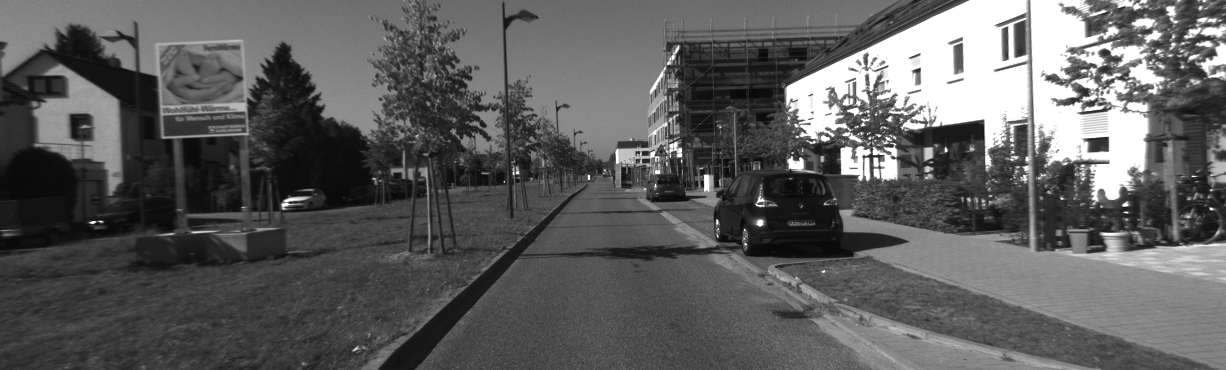
#> input picture KITTI_sequence_1/image_l/000000.png, 1226 x 370 px; its folder holds 4 pictures in this run
$ python vo_sift.py
#> lines starting #> are read from the running program, lines starting #| are printed output that depends on the picture
#> (reads KITTI_sequence_1/calib.txt from the repository)
# [265 lines of commented-out code are left out]

import os
import cv2
import numpy as np
import matplotlib.pyplot as plt
from scipy.sparse import lil_matrix
from scipy.optimize import least_squares

def extract_and_match_features(image_path1, image_path2):
    """
    Extract features using ORB, match using FLANN, and apply RANSAC to remove outliers.
    """
#> called with image_path1 = 'KITTI_sequence_1/image_l/000000.png', image_path2 = 'KITTI_sequence_1/image_l/000001.png'
    img1 = cv2.imread(image_path1, cv2.IMREAD_COLOR)
#> img1 is the input picture: shape (370, 1226, 3); min 8, max 255, mean 93.4
    img2 = cv2.imread(image_path2, cv2.IMREAD_COLOR)
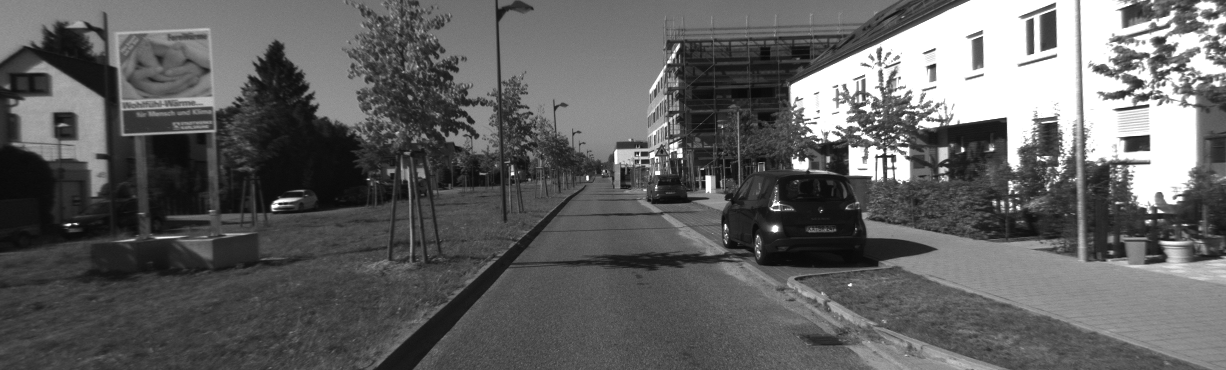
#> input picture KITTI_sequence_1/image_l/000001.png, 1226 x 370 px
#> img2 is the input picture: shape (370, 1226, 3); min 8, max 255, mean 96.9

    if img1 is None or img2 is None:
        print(f"Error loading images: {image_path1}, {image_path2}")
        return None, None, None

    gray1 = cv2.cvtColor(img1, cv2.COLOR_BGR2GRAY)
    gray2 = cv2.cvtColor(img2, cv2.COLOR_BGR2GRAY)

    orb = cv2.ORB_create()
    keypoints1, descriptors1 = orb.detectAndCompute(gray1, None)
#> keypoints1 = 500 keypoints; strongest (x, y, size): (875, 158, 37.2), (874, 153, 31), (875, 152, 37.2), (877, 158, 31)
    keypoints2, descriptors2 = orb.detectAndCompute(gray2, None)
#> keypoints2 = 500 keypoints; strongest (x, y, size): (889, 159, 31), (889, 158, 37.2), (882, 152, 31), (963, 150, 31)

    if descriptors1 is None or descriptors2 is None:
        print("No descriptors found in one or both images.")
        return None, None, None

    index_params = dict(algorithm=6, table_number=6, key_size=12, multi_probe_level=1)
    search_params = dict(checks=50)
    flann = cv2.FlannBasedMatcher(index_params, search_params)
    matches = flann.knnMatch(descriptors1, descriptors2, k=2)
#> matches = 500 matches

    good_matches = []
    for m_n in matches:
        if len(m_n) != 2:
            continue
        m, n = m_n
        if m.distance < 0.8 * n.distance:
            good_matches.append(m)
#> after the loop, good_matches = 198 matches

    if len(good_matches) > 10:
        src_pts = np.float32([keypoints1[m.queryIdx].pt for m in good_matches]).reshape(-1, 1, 2)
#> src_pts = 198 rows, first 8: [636, 152], [886, 137], [1106, 137], [1158, 50], [681, 155], [679, 156], [874, 153], [805, 132]
        dst_pts = np.float32([keypoints2[m.trainIdx].pt for m in good_matches]).reshape(-1, 1, 2)
#> dst_pts = 198 rows, first 8: [635, 152], [900, 136], [1148, 135], [774, 200.7], [681, 156], [679, 157], [887, 153], [810, 130.8]
        H, mask = cv2.findHomography(src_pts, dst_pts, cv2.RANSAC, 5.0)
#> H = [[0.674, -0.262, 131.5], [-0.0336, 0.772, 28.62], [-0.000211, -0.000321, 1]]; mask = 198 values, max 1 at index 0, min 0 at index 2, mean 0.672
        inlier_matches = [good_matches[i] for i in range(len(mask)) if mask[i]]
#> inlier_matches = 133 matches
        print(f"Keypoints1: {len(keypoints1)}, Keypoints2: {len(keypoints2)}")
#| Keypoints1: 500, Keypoints2: 500
        print(f"Total Matches: {len(good_matches)}, Inliers after RANSAC: {len(inlier_matches)}")
#| Total Matches: 198, Inliers after RANSAC: 133
        return keypoints1, keypoints2, inlier_matches
    else:
        print(f"Not enough good matches for RANSAC: {len(good_matches)}")
        return None, None, None

def get_initial_pose(keypoints1, keypoints2, matches, K):
    points1 = np.float32([keypoints1[m.queryIdx].pt for m in matches])
#> points1 = 133 pairs, first value 587.5 to 1006.8, second value 57.6 to 177.6
    points2 = np.float32([keypoints2[m.trainIdx].pt for m in matches])
#> points2 = 133 pairs, first value 586.1 to 1032, second value 52.8 to 179.2
    focal_length = K[0, 0]
    principal_point = (K[0, 2], K[1, 2])
    E, _ = cv2.findEssentialMat(points1, points2, focal=focal_length, pp=principal_point)
#> E = [[0.00445, -0.699, -0.0663], [0.699, 0.00428, -0.0839], [0.0665, 0.0851, -1.68e-05]]
    _, R, t, _ = cv2.recoverPose(E, points1, points2, K)
#> R = [[1, 0.00626, 0.00112], [-0.00626, 1, -0.00109], [-0.00113, 0.00108, 1]]; t = [-0.12, 0.0948, -0.988]
    return R, t, points1, points2

def triangulate_points(R, t, points1, points2, K):
    """
    Triangulate 3D points from two views.
    """
    P1 = K @ np.hstack((np.eye(3), np.zeros((3, 1))))
    P2 = K @ np.hstack((R, t))
    points4d = cv2.triangulatePoints(P1, P2, points1.T, points2.T)
    points3d = points4d[:3] / points4d[3]
    return points3d.T

def project_points(points3d, R, t, K):
    """
    Project 3D points onto 2D image plane.
    """
    R_t = np.hstack((R, t))
    points2d_h = K @ R_t @ np.hstack((points3d, np.ones((points3d.shape[0], 1)))).T
    points2d = points2d_h[:2] / points2d_h[2]
    return points2d.T

def bundle_adjustment_cost(params, n_poses, n_points, observations, K):
    """
    Compute reprojection error for bundle adjustment.
    """
    poses = params[:n_poses * 6]  # 6 params per pose (3 for rotation, 3 for translation)
    points3d = params[n_poses * 6:].reshape((n_points, 3))

    residuals = []
    for i in range(n_poses):
        pose_params = poses[i * 6:(i + 1) * 6]
        R = cv2.Rodrigues(pose_params[:3])[0]
        t = pose_params[3:].reshape(3, 1)
        for obs in observations[i]:
            point_idx, point2d = obs
            proj_point = project_points(points3d[point_idx].reshape(1, -1), R, t, K)
            residuals.append(proj_point.flatten() - point2d)

    return np.concatenate(residuals)

def main():
    # Load calibration data
    with open('KITTI_sequence_1/calib.txt', 'r') as f:
        params = np.fromstring(f.readline(), dtype=np.float64, sep=' ')
        P = np.reshape(params, (3, 4))
        K = P[0:3, 0:3]

    path = 'KITTI_sequence_1/image_l'
    images = sorted(os.listdir(path))

    # Initialize data structures
    poses = [np.hstack((np.eye(3), np.zeros((3, 1))))]  # List of [R|t]
    points3d = []  # List of 3D points
    observations = [[]]  # List of lists: observations[i] contains (point_idx, point2d) for pose i
    point_index_map = {}  # Map from (frame, keypoint_idx) to global point index
    trajectory = [np.zeros(3)]

    window_size = 5  # Number of frames to include in bundle adjustment

    for i in range(1, len(images)):
        kp1, kp2, matches = extract_and_match_features(os.path.join(path, images[i-1]),
                                                       os.path.join(path, images[i]))
        if kp1 is None:
            continue

        R, t, points1, points2 = get_initial_pose(kp1, kp2, matches, K)
#> t = [-0.12, 0.0948, -0.988]
        new_pose = np.hstack((R, t))
#> new_pose = [[1, 0.00626, 0.00112, -0.12], [-0.00626, 1, -0.00109, 0.0948], [-0.00113, 0.00108, 1, -0.988]]
        poses.append(new_pose)

        # Triangulate new points
        points3d_new = triangulate_points(R, t, points1, points2, K)
#> in triangulate_points, `P2 = K @ np.hstack((R, t))`: P2 = [[706.4, 5.07, 602.7, -679.5], [-4.63, 707.3, 182.3, -113.9], [-0.00113, 0.00108, 1, -0.988]]
#> points3d_new = 133 rows, first 8: [1.63, -1.49, 33.78], [6.31, -1.02, 15.7], [1.95, -0.694, 17.44], [1.96, -0.692, 18.03], [6.17, -0.681, 16.03], [7.75, -1.95, 26.99], [6.87, -0.836, 26.06], [2.79, -1.21, 25]

        # Add new points and observations
        for j, (p1, p2) in enumerate(zip(points1, points2)):
            key = (i-1, matches[j].queryIdx)
            if key not in point_index_map:
                point_index_map[key] = len(points3d)
                points3d.append(points3d_new[j])
            point_idx = point_index_map[key]
            observations[i-1].append((point_idx, p1))  # Observation in previous frame
            observations.append([(point_idx, p2)])     # Observation in current frame
#> this loop made 133 passes
#> (p1, p2, key) on passes 1, 2, 3, 4, 5, 6, 7, 9, 10, 11, 12, 13: ([636, 152], [635, 152], (0, 0)), ([886, 137], [900, 136], (0, 1)), ([681, 155], [681, 156], (0, 10)), ([679, 156], [679, 157], (0, 11)), ([874, 153], [887, 153], (0, 16)), ([805, 132], [810, 130.8], (0, 17)), ([788, 161], [793.2, 159.6], (0, 23)), ([902, 127], [916, 126], (0, 25)), ([882, 167], [895, 168], (0, 26)), ([681, 160], [682, 161], (0, 30)), ([801, 133], [808, 132], (0, 32)), ([870, 138], [883, 137], (0, 37))
#> (p2, key) on passes 8, 45: ([681, 149], (0, 24)), ([680.4, 148.8], (0, 164))
#> after the loop, observations = 134 items; point_index_map = 133 items; points3d = 133 items, first 6: [1.63, -1.49, 33.78], [6.31, -1.02, 15.7], [1.95, -0.694, 17.44], [1.96, -0.692, 18.03], [6.17, -0.681, 16.03], [7.75, -1.95, 26.99]

        # Update trajectory
        global_t = trajectory[-1] + poses[-2][:3, :3] @ t.flatten()
#> global_t = [-0.12, 0.0948, -0.988]
        trajectory.append(global_t)

        # Perform bundle adjustment every 'window_size' frames
        if i % window_size == 0 and i > 1:
            print(f"Performing bundle adjustment at frame {i}...")
            n_poses = min(window_size + 1, len(poses))  # Include first pose
            start_idx = max(0, len(poses) - n_poses)
            poses_window = poses[start_idx:]
            obs_window = observations[start_idx:]

            # Prepare parameters for optimization
            pose_params = []
            for pose in poses_window:
                rvec = cv2.Rodrigues(pose[:3, :3])[0].flatten()
                tvec = pose[:3, 3]
                pose_params.extend(np.concatenate((rvec, tvec)))
            initial_params = np.concatenate((pose_params, np.array(points3d).flatten()))

            # Run bundle adjustment
            result = least_squares(
                bundle_adjustment_cost,
                initial_params,
                args=(n_poses, len(points3d), obs_window, K),
                verbose=1
            )

            # Update poses and points
            optimized_params = result.x
            for j in range(n_poses):
                pose_vec = optimized_params[j * 6:(j + 1) * 6]
                R = cv2.Rodrigues(pose_vec[:3])[0]
                t = pose_vec[3:].reshape(3, 1)
                poses[start_idx + j] = np.hstack((R, t))
            points3d = optimized_params[n_poses * 6:].reshape(-1, 3).tolist()

            # Update trajectory based on optimized poses
            trajectory[start_idx:] = []
            current_t = trajectory[start_idx - 1] if start_idx > 0 else np.zeros(3)
            for pose in poses[start_idx:]:
                current_t = current_t + pose[:3, :3] @ pose[:3, 3]
                trajectory.append(current_t)

    cv2.destroyAllWindows()

    # Plot trajectory
    trajectory = np.array(trajectory)
#> trajectory = [[0, 0, 0], [-0.12, 0.0948, -0.988], [-0.281, 0.0684, -1.97], [-0.3, 0.107, -2.97]]
    x = trajectory[:, 0]
#> x = [0, -0.12, -0.281, -0.3]
    z = trajectory[:, 2]
#> z = [0, -0.988, -1.97, -2.97]
    plt.figure(figsize=(8, 6))
    plt.plot(x, z, marker='o', linestyle='-')
    plt.title("Visual Odometry Trajectory with Bundle Adjustment (2D)")
    plt.xlabel("X Position (m)")
    plt.ylabel("Z Position (m)")
    plt.grid(True)
    plt.axis('equal')
    plt.show()
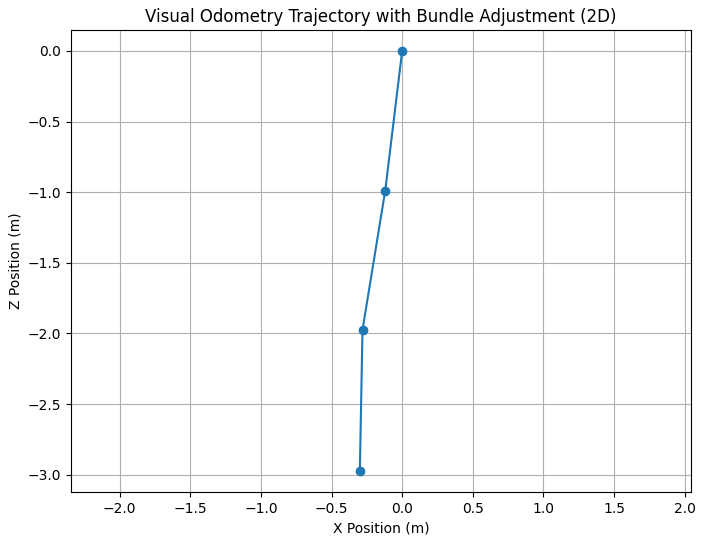
#> figure drawn by matplotlib, 1 panel

if __name__ == "__main__":
    main()
